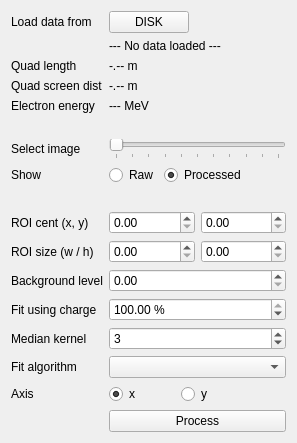
         <widget class="QWidget" name="tab">
          <attribute name="title">
           <string>Analysis</string>
          </attribute>
          <layout class="QVBoxLayout" name="verticalLayout_9">
           <item>
            <layout class="QGridLayout" name="gridLayout_3">
             <item row="6" column="1">
              <widget class="QSlider" name="p_image_index_slider">
               <property name="sizePolicy">
                <sizepolicy hsizetype="Minimum" vsizetype="Fixed">
                 <horstretch>0</horstretch>
                 <verstretch>0</verstretch>
                </sizepolicy>
               </property>
               <property name="maximumSize">
                <size>
                 <width>16777215</width>
                 <height>16777215</height>
                </size>
               </property>
               <property name="maximum">
                <number>10</number>
               </property>
               <property name="orientation">
                <enum>Qt::Horizontal</enum>
               </property>
               <property name="invertedControls">
                <bool>false</bool>
               </property>
               <property name="tickPosition">
                <enum>QSlider::TicksBelow</enum>
               </property>
              </widget>
             </item>
             <item row="14" column="0">
              <widget class="QLabel" name="label_28">
               <property name="sizePolicy">
                <sizepolicy hsizetype="Minimum" vsizetype="Preferred">
                 <horstretch>0</horstretch>
                 <verstretch>0</verstretch>
                </sizepolicy>
               </property>
               <property name="maximumSize">
                <size>
                 <width>500</width>
                 <height>16777215</height>
                </size>
               </property>
               <property name="text">
                <string>Background level</string>
               </property>
              </widget>
             </item>
             <item row="17" column="0">
              <widget class="QLabel" name="label_30">
               <property name="sizePolicy">
                <sizepolicy hsizetype="Minimum" vsizetype="Preferred">
                 <horstretch>0</horstretch>
                 <verstretch>0</verstretch>
                </sizepolicy>
               </property>
               <property name="maximumSize">
                <size>
                 <width>500</width>
                 <height>16777215</height>
                </size>
               </property>
               <property name="text">
                <string>Fit algorithm</string>
               </property>
              </widget>
             </item>
             <item row="10" column="1">
              <layout class="QHBoxLayout" name="horizontalLayout_12">
               <item>
                <widget class="QDoubleSpinBox" name="p_roi_cent_x_spinbox">
                 <property name="maximum">
                  <double>5000.000000000000000</double>
                 </property>
                </widget>
               </item>
               <item>
                <widget class="QDoubleSpinBox" name="p_roi_cent_y_spinbox">
                 <property name="maximum">
                  <double>5000.000000000000000</double>
                 </property>
                </widget>
               </item>
              </layout>
             </item>
             <item row="17" column="1">
              <widget class="QComboBox" name="fit_algo_combobox"/>
             </item>
             <item row="6" column="0">
              <widget class="QLabel" name="label_32">
               <property name="sizePolicy">
                <sizepolicy hsizetype="Minimum" vsizetype="Preferred">
                 <horstretch>0</horstretch>
                 <verstretch>0</verstretch>
                </sizepolicy>
               </property>
               <property name="maximumSize">
                <size>
                 <width>500</width>
                 <height>16777215</height>
                </size>
               </property>
               <property name="text">
                <string>Select image</string>
               </property>
              </widget>
             </item>
             <item row="3" column="0">
              <widget class="QLabel" name="label_24">
               <property name="sizePolicy">
                <sizepolicy hsizetype="Minimum" vsizetype="Preferred">
                 <horstretch>0</horstretch>
                 <verstretch>0</verstretch>
                </sizepolicy>
               </property>
               <property name="maximumSize">
                <size>
                 <width>500</width>
                 <height>16777215</height>
                </size>
               </property>
               <property name="text">
                <string>Quad screen dist</string>
               </property>
              </widget>
             </item>
             <item row="16" column="0">
              <widget class="QLabel" name="label_29">
               <property name="sizePolicy">
                <sizepolicy hsizetype="Minimum" vsizetype="Preferred">
                 <horstretch>0</horstretch>
                 <verstretch>0</verstretch>
                </sizepolicy>
               </property>
               <property name="maximumSize">
                <size>
                 <width>500</width>
                 <height>16777215</height>
                </size>
               </property>
               <property name="text">
                <string>Median kernel</string>
               </property>
              </widget>
             </item>
             <item row="4" column="1">
              <widget class="QLabel" name="p_electron_energy_label">
               <property name="text">
                <string>--- MeV</string>
               </property>
              </widget>
             </item>
             <item row="18" column="1">
              <layout class="QHBoxLayout" name="horizontalLayout_17">
               <item>
                <widget class="QRadioButton" name="p_x_radio">
                 <property name="text">
                  <string>x</string>
                 </property>
                 <property name="checked">
                  <bool>true</bool>
                 </property>
                 <attribute name="buttonGroup">
                  <string notr="true">buttonGroup_2</string>
                 </attribute>
                </widget>
               </item>
               <item>
                <widget class="QRadioButton" name="p_y_radio">
                 <property name="text">
                  <string>y</string>
                 </property>
                 <attribute name="buttonGroup">
                  <string notr="true">buttonGroup_2</string>
                 </attribute>
                </widget>
               </item>
               <item>
                <spacer name="horizontalSpacer_10">
                 <property name="orientation">
                  <enum>Qt::Horizontal</enum>
                 </property>
                 <property name="sizeType">
                  <enum>QSizePolicy::Minimum</enum>
                 </property>
                 <property name="sizeHint" stdset="0">
                  <size>
                   <width>40</width>
                   <height>20</height>
                  </size>
                 </property>
                </spacer>
               </item>
              </layout>
             </item>
             <item row="11" column="1">
              <layout class="QHBoxLayout" name="horizontalLayout_13">
               <item>
                <widget class="QDoubleSpinBox" name="p_roi_size_w_spinbox">
                 <property name="maximum">
                  <double>5000.000000000000000</double>
                 </property>
                </widget>
               </item>
               <item>
                <widget class="QDoubleSpinBox" name="p_roi_size_h_spinbox">
                 <property name="maximum">
                  <double>5000.000000000000000</double>
                 </property>
                </widget>
               </item>
              </layout>
             </item>
             <item row="11" column="0">
              <widget class="QLabel" name="label_27">
               <property name="sizePolicy">
                <sizepolicy hsizetype="Minimum" vsizetype="Preferred">
                 <horstretch>0</horstretch>
                 <verstretch>0</verstretch>
                </sizepolicy>
               </property>
               <property name="maximumSize">
                <size>
                 <width>500</width>
                 <height>16777215</height>
                </size>
               </property>
               <property name="text">
                <string>ROI size (w / h)</string>
               </property>
              </widget>
             </item>
             <item row="2" column="1">
              <widget class="QLabel" name="p_quad_length_label">
               <property name="text">
                <string>-.-- m</string>
               </property>
              </widget>
             </item>
             <item row="18" column="0">
              <widget class="QLabel" name="label_33">
               <property name="text">
                <string>Axis</string>
               </property>
              </widget>
             </item>
             <item row="19" column="1">
              <widget class="QPushButton" name="process_button">
               <property name="text">
                <string>Process</string>
               </property>
              </widget>
             </item>
             <item row="10" column="0">
              <widget class="QLabel" name="label_26">
               <property name="sizePolicy">
                <sizepolicy hsizetype="Minimum" vsizetype="Preferred">
                 <horstretch>0</horstretch>
                 <verstretch>0</verstretch>
                </sizepolicy>
               </property>
               <property name="maximumSize">
                <size>
                 <width>500</width>
                 <height>16777215</height>
                </size>
               </property>
               <property name="text">
                <string>ROI cent (x, y)</string>
               </property>
              </widget>
             </item>
             <item row="8" column="0">
              <spacer name="verticalSpacer_6">
               <property name="orientation">
                <enum>Qt::Vertical</enum>
               </property>
               <property name="sizeType">
                <enum>QSizePolicy::Expanding</enum>
               </property>
               <property name="sizeHint" stdset="0">
                <size>
                 <width>20</width>
                 <height>20</height>
                </size>
               </property>
              </spacer>
             </item>
             <item row="3" column="1">
              <widget class="QLabel" name="p_quad_screen_dist_label">
               <property name="text">
                <string>-.-- m</string>
               </property>
              </widget>
             </item>
             <item row="4" column="0">
              <widget class="QLabel" name="label_25">
               <property name="sizePolicy">
                <sizepolicy hsizetype="Minimum" vsizetype="Preferred">
                 <horstretch>0</horstretch>
                 <verstretch>0</verstretch>
                </sizepolicy>
               </property>
               <property name="maximumSize">
                <size>
                 <width>500</width>
                 <height>16777215</height>
                </size>
               </property>
               <property name="text">
                <string>Electron energy</string>
               </property>
              </widget>
             </item>
             <item row="5" column="0">
              <spacer name="verticalSpacer_5">
               <property name="orientation">
                <enum>Qt::Vertical</enum>
               </property>
               <property name="sizeType">
                <enum>QSizePolicy::Preferred</enum>
               </property>
               <property name="sizeHint" stdset="0">
                <size>
                 <width>20</width>
                 <height>20</height>
                </size>
               </property>
              </spacer>
             </item>
             <item row="7" column="1">
              <layout class="QHBoxLayout" name="horizontalLayout_15">
               <property name="topMargin">
                <number>0</number>
               </property>
               <item>
                <widget class="QRadioButton" name="p_raw_image_radio">
                 <property name="text">
                  <string>Raw</string>
                 </property>
                 <attribute name="buttonGroup">
                  <string notr="true">buttonGroup</string>
                 </attribute>
                </widget>
               </item>
               <item>
                <widget class="QRadioButton" name="p_filtered_image_radio">
                 <property name="text">
                  <string>Processed</string>
                 </property>
                 <property name="checked">
                  <bool>true</bool>
                 </property>
                 <attribute name="buttonGroup">
                  <string notr="true">buttonGroup</string>
                 </attribute>
                </widget>
               </item>
               <item>
                <spacer name="horizontalSpacer_5">
                 <property name="orientation">
                  <enum>Qt::Horizontal</enum>
                 </property>
                 <property name="sizeType">
                  <enum>QSizePolicy::Minimum</enum>
                 </property>
                 <property name="sizeHint" stdset="0">
                  <size>
                   <width>40</width>
                   <height>20</height>
                  </size>
                 </property>
                </spacer>
               </item>
              </layout>
             </item>
             <item row="7" column="0">
              <widget class="QLabel" name="label_11">
               <property name="text">
                <string>Show</string>
               </property>
              </widget>
             </item>
             <item row="16" column="1">
              <widget class="QSpinBox" name="p_median_kernel_spinbox">
               <property name="minimum">
                <number>1</number>
               </property>
               <property name="maximum">
                <number>21</number>
               </property>
               <property name="singleStep">
                <number>2</number>
               </property>
               <property name="value">
                <number>3</number>
               </property>
              </widget>
             </item>
             <item row="2" column="0">
              <widget class="QLabel" name="label_23">
               <property name="sizePolicy">
                <sizepolicy hsizetype="Minimum" vsizetype="Preferred">
                 <horstretch>0</horstretch>
                 <verstretch>0</verstretch>
                </sizepolicy>
               </property>
               <property name="maximumSize">
                <size>
                 <width>500</width>
                 <height>16777215</height>
                </size>
               </property>
               <property name="text">
                <string>Quad length</string>
               </property>
              </widget>
             </item>
             <item row="15" column="0">
              <widget class="QLabel" name="label_31">
               <property name="text">
                <string>Fit using charge</string>
               </property>
              </widget>
             </item>
             <item row="15" column="1">
              <widget class="QDoubleSpinBox" name="p_keep_charge_ratio_spinbox">
               <property name="suffix">
                <string> %</string>
               </property>
               <property name="maximum">
                <double>100.000000000000000</double>
               </property>
               <property name="value">
                <double>100.000000000000000</double>
               </property>
              </widget>
             </item>
             <item row="14" column="1">
              <widget class="QDoubleSpinBox" name="p_threshold_spinbox">
               <property name="maximum">
                <double>66000.000000000000000</double>
               </property>
              </widget>
             </item>
             <item row="0" column="0">
              <widget class="QLabel" name="label_10">
               <property name="text">
                <string>Load data from</string>
               </property>
              </widget>
             </item>
             <item row="0" column="1">
              <layout class="QHBoxLayout" name="horizontalLayout_14">
               <item>
                <widget class="QPushButton" name="load_disk_button">
                 <property name="sizePolicy">
                  <sizepolicy hsizetype="Preferred" vsizetype="Fixed">
                   <horstretch>0</horstretch>
                   <verstretch>0</verstretch>
                  </sizepolicy>
                 </property>
                 <property name="maximumSize">
                  <size>
                   <width>200</width>
                   <height>16777215</height>
                  </size>
                 </property>
                 <property name="text">
                  <string>DISK</string>
                 </property>
                </widget>
               </item>
               <item>
                <spacer name="horizontalSpacer_6">
                 <property name="orientation">
                  <enum>Qt::Horizontal</enum>
                 </property>
                 <property name="sizeHint" stdset="0">
                  <size>
                   <width>40</width>
                   <height>20</height>
                  </size>
                 </property>
                </spacer>
               </item>
              </layout>
             </item>
             <item row="1" column="1">
              <widget class="QLabel" name="data_source_label">
               <property name="sizePolicy">
                <sizepolicy hsizetype="Expanding" vsizetype="Preferred">
                 <horstretch>0</horstretch>
                 <verstretch>0</verstretch>
                </sizepolicy>
               </property>
               <property name="maximumSize">
                <size>
                 <width>300</width>
                 <height>16777215</height>
                </size>
               </property>
               <property name="text">
                <string>--- No data loaded ---</string>
               </property>
              </widget>
             </item>
            </layout>
           </item>
          </layout>
         </widget>
